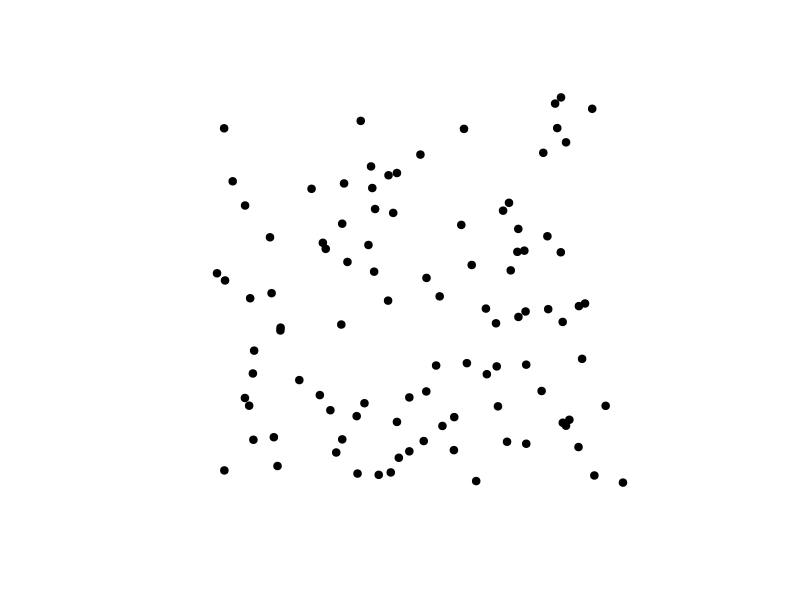
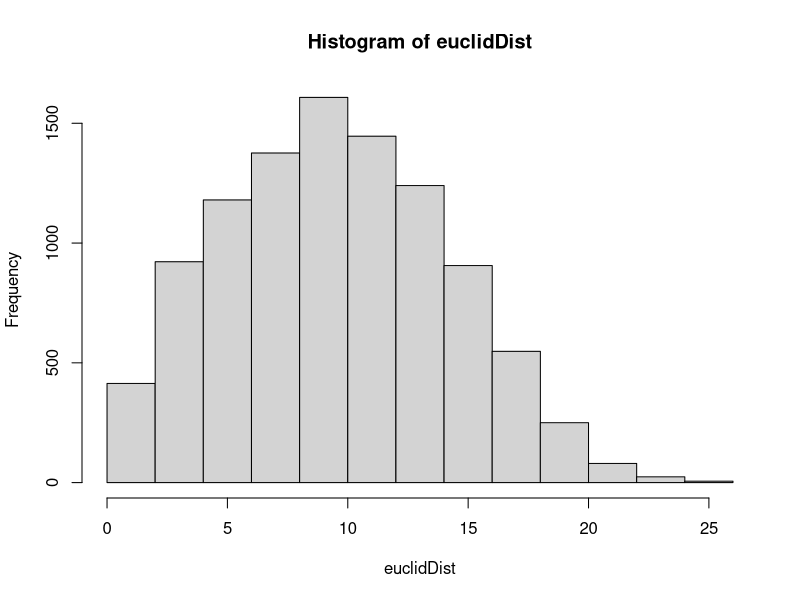
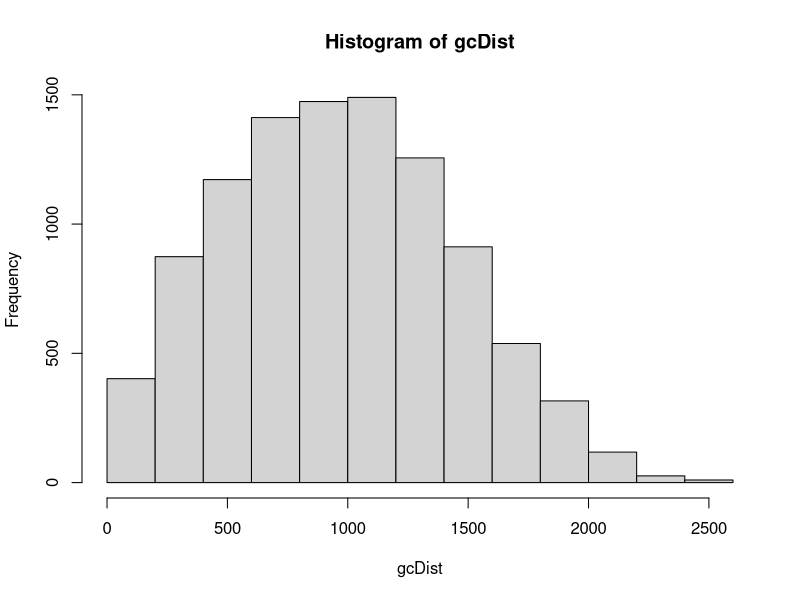

Reproduce these figures in R, in order.
#Spatial Points in R
#Let’s begin by creating a set spatial points layer from
#scratch. We’ll use the sp package to make a SpatialPoints 
#object using randomly generated XY coordinates. Once we 
#create a SpatialPoints object in R - we’ll take a closer 
#look at its metadata and structure.
# load library
library(sp)

# Generate 100 random X and Y coordinates 
# with longitude and latitude in the familiar
# degrees
x_coords <- runif(n = 100, min = -100, max = -80)
y_coords <- runif(n = 100, min = 25, max = 45)

# Have a look at the first coordinates
head(cbind(x_coords,y_coords))

#Now that we have generated random coordinates we can make 
#those data spatially explicit. We’ll use the SpatialPoints 
#function in the sp package to do that. Before we use the 
#function let’s see what arguments we need to pass to 
#SpatialPoints.
args("SpatialPoints")

#The coords input looking for a specific type of input. It 
#needs a matrix or data.frame where the first column is 
#longitude and second is latitude. Note - the order is 
#LONGITUDE then LATITUDE.
# coords = c(longitude,latitude)

firstPoints <- SpatialPoints(coords = cbind(x_coords,y_coords))

#Let’s have a look at what we just created.
str(firstPoints)
#Both proj4string and bbox have preset values so we don’t 
#need to specify them - it’ll use the defaults.

#We can plot the points in space by simply using the plot 
#function.
plot(firstPoints, pch = 19)

#One task that may be useful now that we have spatial points 
#is calculating the distance between points either within 
#the same layer or between two layers. Since we already have 
#a SpatialPoints file, we’ll calculate the distance between 
#points. We need to be a little careful here. First, we need 
#to make sure we’re calculating the distance we intend to 
#calculate. Let’s start simple and get Euclidean distances 
#in the units of the SpatialPoints layer. If in meters, it’ll 
#return meters. If degrees, it’ll return degrees.

# longlat = FALSE returns Euclidean distance
euclidDist <- sp::spDists(firstPoints,longlat = FALSE)
euclidDist

hist(euclidDist)

#Another option is to calculate the GreatCircle distance.

# longlat = TRUE returns GreatCircle distance
gcDist <- sp::spDists(firstPoints,longlat = TRUE)
gcDist

hist(gcDist)
